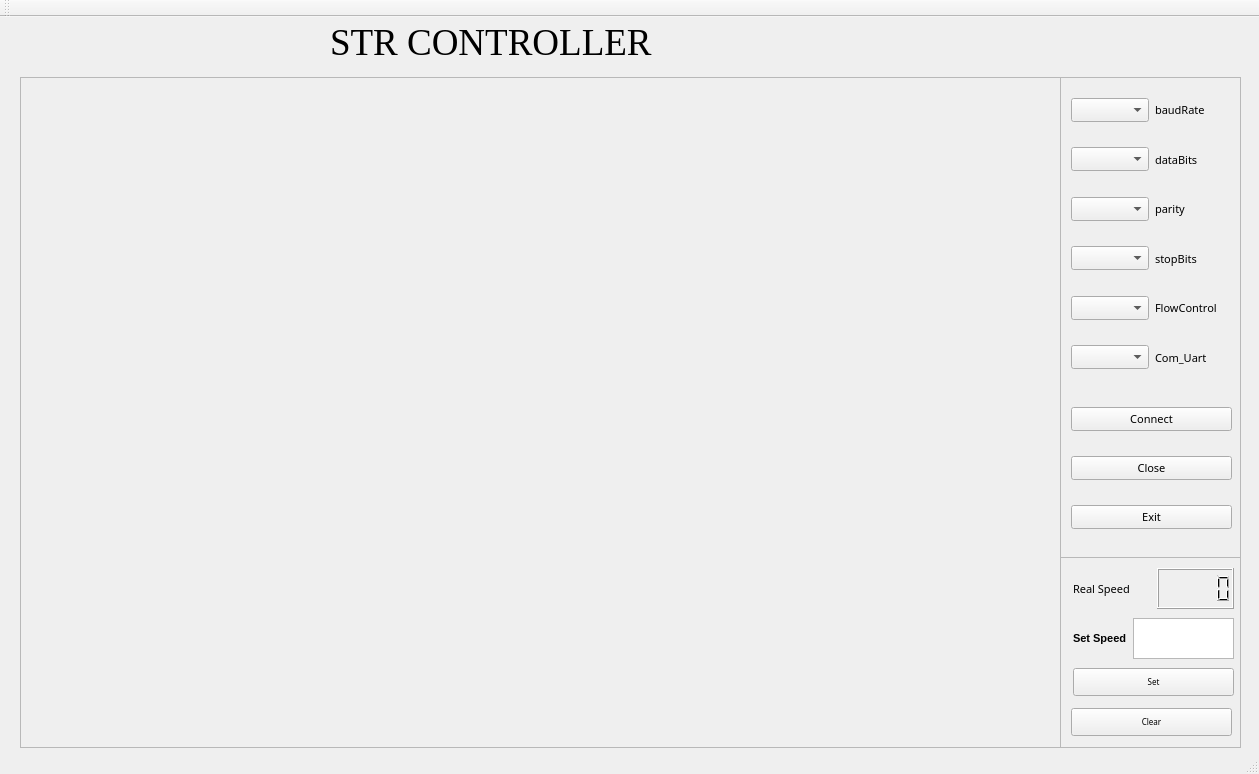
<?xml version="1.0" encoding="UTF-8"?>
<ui version="4.0">
 <class>MainWindow</class>
 <widget class="QMainWindow" name="MainWindow">
  <property name="geometry">
   <rect>
    <x>0</x>
    <y>0</y>
    <width>1259</width>
    <height>774</height>
   </rect>
  </property>
  <property name="font">
   <font>
    <pointsize>6</pointsize>
   </font>
  </property>
  <property name="windowTitle">
   <string>MainWindow</string>
  </property>
  <widget class="QWidget" name="centralwidget">
   <widget class="QLabel" name="label_7">
    <property name="geometry">
     <rect>
      <x>330</x>
      <y>0</y>
      <width>411</width>
      <height>51</height>
     </rect>
    </property>
    <property name="font">
     <font>
      <family>Times New Roman</family>
      <pointsize>28</pointsize>
     </font>
    </property>
    <property name="text">
     <string>STR CONTROLLER</string>
    </property>
   </widget>
   <widget class="QScrollArea" name="scrollArea">
    <property name="geometry">
     <rect>
      <x>1060</x>
      <y>60</y>
      <width>181</width>
      <height>481</height>
     </rect>
    </property>
    <property name="widgetResizable">
     <bool>true</bool>
    </property>
    <widget class="QWidget" name="scrollAreaWidgetContents">
     <property name="geometry">
      <rect>
       <x>0</x>
       <y>0</y>
       <width>179</width>
       <height>479</height>
      </rect>
     </property>
     <widget class="QWidget" name="verticalLayoutWidget_2">
      <property name="geometry">
       <rect>
        <x>10</x>
        <y>10</y>
        <width>161</width>
        <height>291</height>
       </rect>
      </property>
      <layout class="QVBoxLayout" name="verticalLayout_2">
       <item>
        <layout class="QHBoxLayout" name="horizontalLayout_10">
         <item>
          <widget class="QComboBox" name="baudRate">
           <property name="font">
            <font>
             <family>ROG Fonts</family>
             <pointsize>8</pointsize>
            </font>
           </property>
          </widget>
         </item>
         <item>
          <widget class="QLabel" name="label_2">
           <property name="font">
            <font>
             <family>ROG Fonts</family>
             <pointsize>8</pointsize>
            </font>
           </property>
           <property name="text">
            <string>baudRate</string>
           </property>
          </widget>
         </item>
        </layout>
       </item>
       <item>
        <layout class="QHBoxLayout" name="horizontalLayout_11">
         <item>
          <widget class="QComboBox" name="dataBits">
           <property name="font">
            <font>
             <family>ROG Fonts</family>
             <pointsize>8</pointsize>
            </font>
           </property>
          </widget>
         </item>
         <item>
          <widget class="QLabel" name="label">
           <property name="font">
            <font>
             <family>ROG Fonts</family>
             <pointsize>8</pointsize>
            </font>
           </property>
           <property name="text">
            <string>dataBits</string>
           </property>
          </widget>
         </item>
        </layout>
       </item>
       <item>
        <layout class="QHBoxLayout" name="horizontalLayout_12">
         <item>
          <widget class="QComboBox" name="parity">
           <property name="font">
            <font>
             <family>ROG Fonts</family>
             <pointsize>8</pointsize>
            </font>
           </property>
          </widget>
         </item>
         <item>
          <widget class="QLabel" name="label_3">
           <property name="font">
            <font>
             <family>ROG Fonts</family>
             <pointsize>8</pointsize>
            </font>
           </property>
           <property name="text">
            <string>parity</string>
           </property>
          </widget>
         </item>
        </layout>
       </item>
       <item>
        <layout class="QHBoxLayout" name="horizontalLayout_13">
         <item>
          <widget class="QComboBox" name="stopBits">
           <property name="font">
            <font>
             <family>ROG Fonts</family>
             <pointsize>8</pointsize>
            </font>
           </property>
          </widget>
         </item>
         <item>
          <widget class="QLabel" name="label_4">
           <property name="font">
            <font>
             <family>ROG Fonts</family>
             <pointsize>8</pointsize>
            </font>
           </property>
           <property name="text">
            <string>stopBits</string>
           </property>
          </widget>
         </item>
        </layout>
       </item>
       <item>
        <layout class="QHBoxLayout" name="horizontalLayout_14">
         <item>
          <widget class="QComboBox" name="flowControl">
           <property name="font">
            <font>
             <family>ROG Fonts</family>
             <pointsize>8</pointsize>
            </font>
           </property>
          </widget>
         </item>
         <item>
          <widget class="QLabel" name="label_5">
           <property name="font">
            <font>
             <family>ROG Fonts</family>
             <pointsize>8</pointsize>
            </font>
           </property>
           <property name="text">
            <string>FlowControl</string>
           </property>
          </widget>
         </item>
        </layout>
       </item>
       <item>
        <layout class="QHBoxLayout" name="horizontalLayout_7">
         <item>
          <widget class="QComboBox" name="Com_Uart">
           <property name="font">
            <font>
             <family>ROG Fonts</family>
             <pointsize>8</pointsize>
            </font>
           </property>
          </widget>
         </item>
         <item>
          <widget class="QLabel" name="label_6">
           <property name="font">
            <font>
             <family>ROG Fonts</family>
             <pointsize>8</pointsize>
            </font>
           </property>
           <property name="text">
            <string>Com_Uart</string>
           </property>
          </widget>
         </item>
        </layout>
       </item>
      </layout>
     </widget>
     <widget class="QWidget" name="verticalLayoutWidget">
      <property name="geometry">
       <rect>
        <x>10</x>
        <y>310</y>
        <width>161</width>
        <height>161</height>
       </rect>
      </property>
      <layout class="QVBoxLayout" name="verticalLayout">
       <item>
        <widget class="QPushButton" name="btn_SetUart">
         <property name="font">
          <font>
           <family>ROG Fonts</family>
           <pointsize>8</pointsize>
          </font>
         </property>
         <property name="text">
          <string>Connect</string>
         </property>
        </widget>
       </item>
       <item>
        <widget class="QPushButton" name="btn_closeUart">
         <property name="font">
          <font>
           <family>ROG Fonts</family>
           <pointsize>8</pointsize>
          </font>
         </property>
         <property name="text">
          <string>Close</string>
         </property>
        </widget>
       </item>
       <item>
        <widget class="QPushButton" name="btnExit">
         <property name="font">
          <font>
           <family>ROG Fonts</family>
           <pointsize>8</pointsize>
          </font>
         </property>
         <property name="text">
          <string>Exit</string>
         </property>
        </widget>
       </item>
      </layout>
     </widget>
    </widget>
   </widget>
   <widget class="QScrollArea" name="scrollArea_2">
    <property name="geometry">
     <rect>
      <x>1060</x>
      <y>540</y>
      <width>181</width>
      <height>191</height>
     </rect>
    </property>
    <property name="widgetResizable">
     <bool>true</bool>
    </property>
    <widget class="QWidget" name="scrollAreaWidgetContents_2">
     <property name="geometry">
      <rect>
       <x>0</x>
       <y>0</y>
       <width>179</width>
       <height>189</height>
      </rect>
     </property>
     <widget class="QPushButton" name="btn_Clear">
      <property name="geometry">
       <rect>
        <x>10</x>
        <y>150</y>
        <width>161</width>
        <height>28</height>
       </rect>
      </property>
      <property name="font">
       <font>
        <family>ROG Fonts</family>
        <pointsize>6</pointsize>
       </font>
      </property>
      <property name="text">
       <string>Clear</string>
      </property>
     </widget>
     <widget class="QWidget" name="horizontalLayoutWidget">
      <property name="geometry">
       <rect>
        <x>12</x>
        <y>60</y>
        <width>161</width>
        <height>41</height>
       </rect>
      </property>
      <layout class="QHBoxLayout" name="horizontalLayout">
       <item>
        <widget class="QLabel" name="SetSpeed">
         <property name="font">
          <font>
           <family>MS Shell Dlg 2</family>
           <pointsize>8</pointsize>
           <weight>75</weight>
           <bold>true</bold>
          </font>
         </property>
         <property name="text">
          <string>Set Speed</string>
         </property>
        </widget>
       </item>
       <item>
        <widget class="QPlainTextEdit" name="Set_point">
         <property name="font">
          <font>
           <family>ROG Fonts</family>
           <pointsize>10</pointsize>
          </font>
         </property>
        </widget>
       </item>
      </layout>
     </widget>
     <widget class="QPushButton" name="btn_setSpeed">
      <property name="geometry">
       <rect>
        <x>12</x>
        <y>110</y>
        <width>161</width>
        <height>28</height>
       </rect>
      </property>
      <property name="font">
       <font>
        <family>ROG Fonts</family>
       </font>
      </property>
      <property name="text">
       <string>Set</string>
      </property>
     </widget>
     <widget class="QWidget" name="horizontalLayoutWidget_7">
      <property name="geometry">
       <rect>
        <x>12</x>
        <y>10</y>
        <width>161</width>
        <height>41</height>
       </rect>
      </property>
      <layout class="QHBoxLayout" name="horizontalLayout_8">
       <item>
        <widget class="QLabel" name="label_8">
         <property name="font">
          <font>
           <family>ROG Fonts</family>
           <pointsize>8</pointsize>
          </font>
         </property>
         <property name="text">
          <string>Real Speed</string>
         </property>
        </widget>
       </item>
       <item>
        <widget class="QLCDNumber" name="RealSpeed"/>
       </item>
      </layout>
     </widget>
    </widget>
   </widget>
   <widget class="QScrollArea" name="scrollArea_3">
    <property name="geometry">
     <rect>
      <x>20</x>
      <y>60</y>
      <width>1041</width>
      <height>671</height>
     </rect>
    </property>
    <property name="widgetResizable">
     <bool>true</bool>
    </property>
    <widget class="QWidget" name="scrollAreaWidgetContents_3">
     <property name="geometry">
      <rect>
       <x>0</x>
       <y>0</y>
       <width>1039</width>
       <height>669</height>
      </rect>
     </property>
     <widget class="QWidget" name="gridLayoutWidget">
      <property name="geometry">
       <rect>
        <x>0</x>
        <y>0</y>
        <width>1041</width>
        <height>671</height>
       </rect>
      </property>
      <layout class="QGridLayout" name="gridLayout">
       <item row="1" column="0">
        <widget class="QCustomPlot" name="customPlot" native="true"/>
       </item>
      </layout>
     </widget>
    </widget>
   </widget>
  </widget>
  <widget class="QStatusBar" name="statusbar"/>
  <widget class="QToolBar" name="toolBar">
   <property name="windowTitle">
    <string>toolBar</string>
   </property>
   <attribute name="toolBarArea">
    <enum>TopToolBarArea</enum>
   </attribute>
   <attribute name="toolBarBreak">
    <bool>false</bool>
   </attribute>
  </widget>
 </widget>
 <customwidgets>
  <customwidget>
   <class>QCustomPlot</class>
   <extends>QWidget</extends>
   <header>qcustomplot.h</header>
   <container>1</container>
  </customwidget>
 </customwidgets>
 <resources/>
 <connections/>
</ui>
